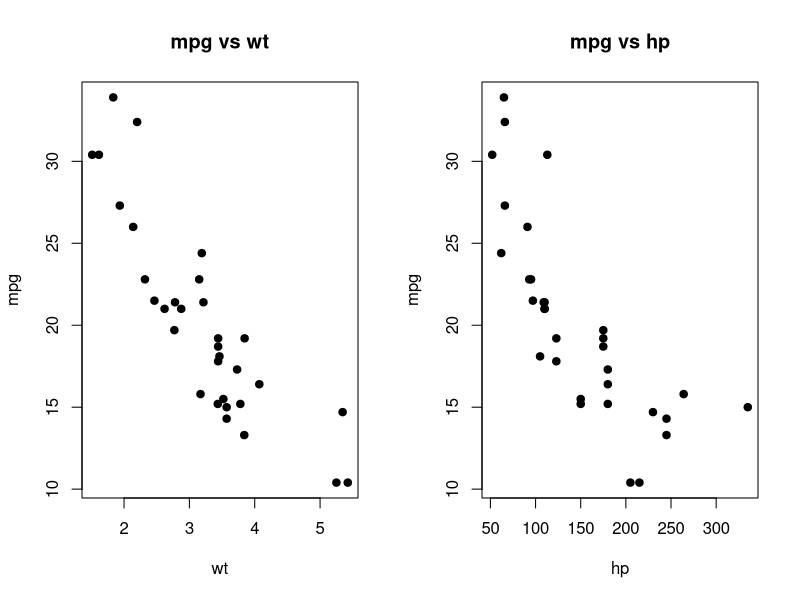
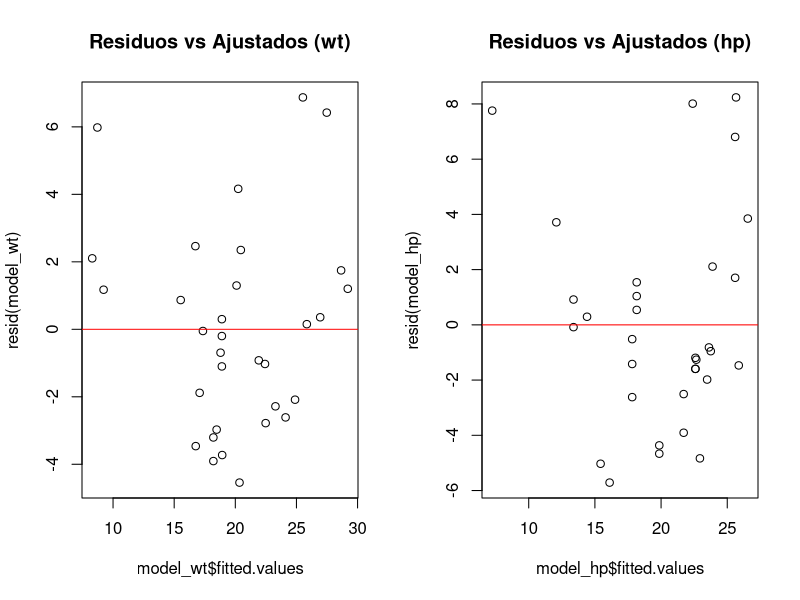

Here is the R script that generated these plots, in order:
## ---- chunk 1
knitr::opts_chunk$set(echo = TRUE)
## ---- chunk 2
data(mtcars)
df <- mtcars

str(df)
summary(df)
## ---- chunk 3
cor(df)
## ---- chunk 4
par(mfrow=c(1,2))
plot(df$wt, df$mpg,
     main="mpg vs wt",
     xlab="wt", ylab="mpg", pch=19)

plot(df$hp, df$mpg,
     main="mpg vs hp",
     xlab="hp", ylab="mpg", pch=19)
par(mfrow=c(1,1))
## ---- chunk 5
model_wt <- lm(mpg ~ wt, data=df)
model_hp <- lm(mpg ~ hp, data=df)
## ---- chunk 6
par(mfrow=c(1,2))
plot(model_wt$fitted.values, resid(model_wt), main="Residuos vs Ajustados (wt)")
abline(h=0,col="red")

plot(model_hp$fitted.values, resid(model_hp), main="Residuos vs Ajustados (hp)")
abline(h=0,col="red")
par(mfrow=c(1,1))
## ---- chunk 7
shapiro.test(resid(model_wt))
shapiro.test(resid(model_hp))
## ---- chunk 8
library(lmtest)
bptest(model_wt)
bptest(model_hp)
## ---- chunk 9
dwtest(model_wt)
dwtest(model_hp)
## ---- chunk 10
summary(model_wt)
## ---- chunk 11
summary(model_hp)
## ---- chunk 12
model_multiple <- lm(mpg ~ wt + hp, data=df)
summary(model_multiple)
## ---- chunk 13
library(caret)
set.seed(123)
trainIndex <- createDataPartition(df$mpg, p=0.7, list=FALSE)
train <- df[trainIndex,]
test <- df[-trainIndex,]

model_final <- lm(mpg ~ wt + hp, data=train)

pred <- predict(model_final, test)

RMSE(pred, test$mpg)
summary(model_final)$r.squared
